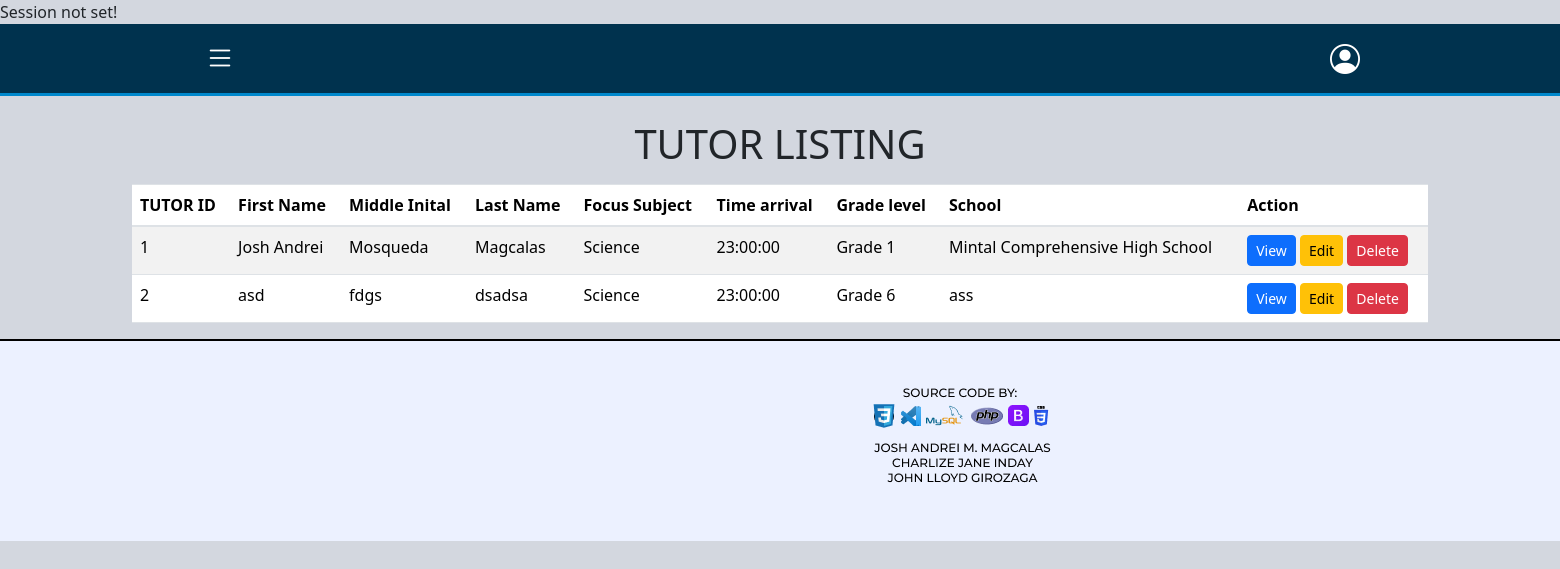
Page /website/tutorial-listing.php on the earlier database version.
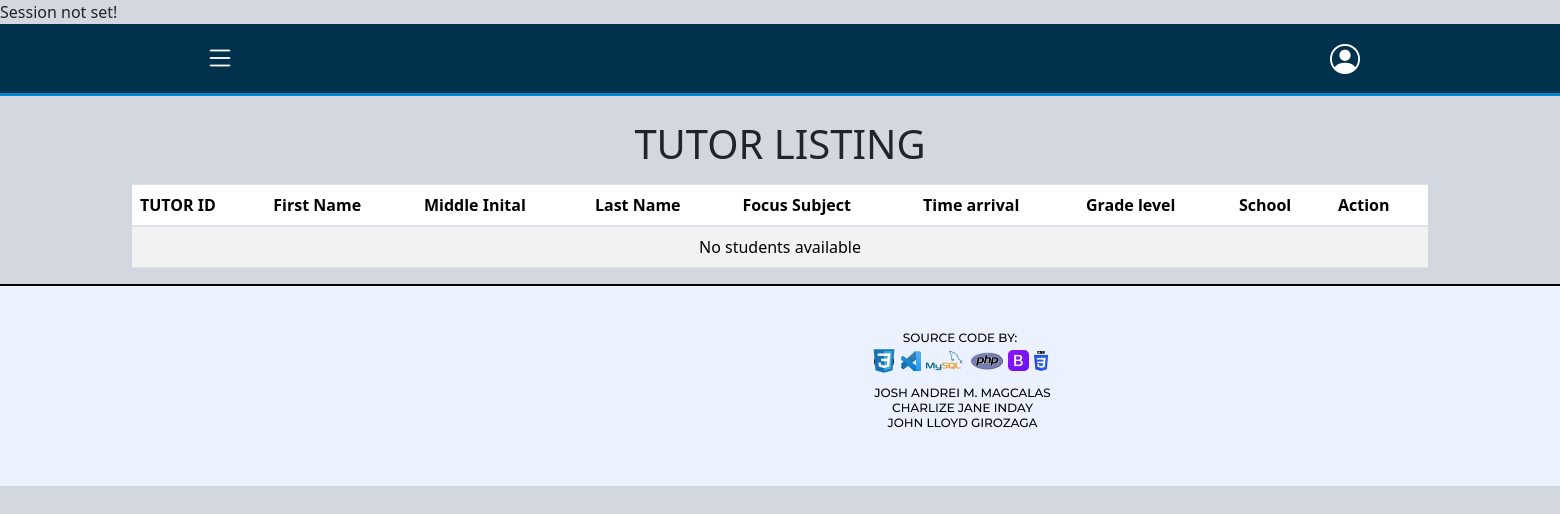
Same page on the later database version.
### tables this page shows
CREATE TABLE `tbl_tutor_info` (
  `tutorial_id` int(11) NOT NULL,
  `date_start` date NOT NULL,
  `school` text NOT NULL,
  `grade_level` enum('Grade 1','Grade 2','Grade 3','Grade 4','Grade 5','Grade 6') NOT NULL,
  `time_arrival` time NOT NULL,
  `focus_subject` varchar(12) NOT NULL,
  `last_name` varchar(50) NOT NULL,
  `first_name` varchar(80) NOT NULL,
  `middle_name` varchar(50) DEFAULT NULL,
  `birthdate` date NOT NULL,
  `sex` enum('Male','Female') NOT NULL,
  `street` text NOT NULL,
  `city` varchar(50) NOT NULL,
  `zip_code` int(4) NOT NULL,
  `emergency_fullname` varchar(100) NOT NULL,
  `emergency_relationship` enum('Father','Mother','Guardian','Others') NOT NULL,
  `emergency_address` text NOT NULL,
  `emergency_contact_no` int(11) NOT NULL,
  `created_by` int(11) NOT NULL,
  `date_created` timestamp NOT NULL DEFAULT current_timestamp(),
  `updated_by` int(11) NOT NULL,
  `date_updated` timestamp NOT NULL DEFAULT current_timestamp(),
  `isactive` tinyint(1) NOT NULL DEFAULT 1
);

### website/tutorial-listing.php (the view, shortened to what this page needs)
<?php
include "../database/dbconnect.php";
try {
    $kindergarten1_students = [];
    $kindergarten2_students = [];
    $queries = [
        "SELECT * FROM tbl_tutor_info WHERE isactive = 1;",
        "SELECT * FROM tbl_tutor_info;",
        "SELECT * FROM tbl_tutor_info"
    ];
    foreach ($queries as $index => $query) {
        if ($conn->multi_query($query)) {
            do {
                if ($result = $conn->store_result()) {
                    while ($row = $result->fetch_assoc()) {
                        if ($index == 0) {
                            $nursery_students[] = $row;
                        } elseif ($index == 1) {
                            $kindergarten1_students[] = $row;
                        } elseif ($index == 2) {
                            $kindergarten2_students[] = $row;
                        }
                    }
                }
            } while ($conn->next_result());
        } else {
            throw new Exception("Query Failed: " . $conn->error);
        }
    }
} catch (Exception $e) {
    echo "Error: " . $e->getMessage();
}
?>
<!DOCTYPE html>
<html lang="en">
<head>
    <link rel="stylesheet" href="/bootstrap/css/bootstrap.css">
    <link rel="stylesheet" href="/DataTables/datatables.min.css">
    <link href="https://cdn.jsdelivr.net/npm/bootstrap@4.6.2/dist/css/bootstrap.min.css" rel="stylesheet">
    <link href="https://cdn.jsdelivr.net/npm/bootstrap@5.3.2/dist/css/bootstrap.min.css" rel="stylesheet">
    <link href="https://cdn.jsdelivr.net/npm/bootstrap-icons/font/bootstrap-icons.css" rel="stylesheet">
    <link rel="stylesheet" href="https://cdnjs.cloudflare.com/ajax/libs/font-awesome/6.7.2/css/all.min.css">
    <link rel="stylesheet" href="../DataTables/datatables.css">
    <link rel="stylesheet" href="https://cdn.datatables.net/1.13.6/css/jquery.dataTables.min.css">
</head>
<body>
    <?php include"../Layouts/navbar.php"?>
    <div class="container mt-4">
        <h1 class="text-center">TUTOR LISTING</h1>
            <table id="nursery-list" class="table table-striped mt-3">
                <thead>
                    <tr>
                        <th>TUTOR ID</th>
                        <th>First Name</th>
                        <th>Middle Inital</th>
                        <th>Last Name</th>
                        <th>Focus Subject</th>
                        <th>Time arrival</th>
                        <th>Grade level</th>
                        <th>School</th>
                        <th>Action</th>
                    </tr>
                </thead>
                <tbody>
                <?php if (!empty($nursery_students)): ?>
                    <?php foreach ($nursery_students as $row): ?>
                        <tr>
                        <td><?= htmlspecialchars($row['tutorial_id']) ?></td>
                        <td><?= htmlspecialchars($row['first_name']) ?></td>
                        <td><?= htmlspecialchars($row['middle_name']) ?></td>
                        <td><?= htmlspecialchars($row['last_name']) ?></td>
                        <td><?= htmlspecialchars($row['focus_subject']) ?></td>
                        <td><?= htmlspecialchars($row['time_arrival']) ?></td>
                        <td><?= htmlspecialchars($row['grade_level']) ?></td>
                        <td><?= htmlspecialchars($row['school']) ?></td>
                            <td>
                            <button type="button" class="btn btn-primary btn-sm view-student-btn" data-id="<?= htmlspecialchars($row['tutorial_id']) ?>" data-toggle="modal" data-target="#student-view">
                                View
                            </button>
                            <a class="btn btn-warning btn-sm edit-btn" href="update-tutorial-form.php?student_id=<?= htmlspecialchars($row['tutorial_id']); ?>">
                                    Edit
                                </a>
                                <form action="../database/db_delete_tutorial.php" method="POST" onsubmit="return confirm('Are you sure you want to delete this student?');" class="d-inline">
                                    <button type="submit" class="btn btn-danger btn-sm" >Delete</button>
                                </form>
                            </td>
                        </tr>
                        <?php endforeach; ?>
                    <?php else: ?>
                        <tr>
                            <td colspan="9" class="text-center">No students available</td>
                        </tr>
                    <?php endif; ?>
                </tbody>
            </table>
    </div>
    <div class="footer">
        <img src="../images/FOOTER.png" alt="Footer" class="footer-img">
    </div>
</body>
</html>

Differences in the rows shown:
removed tbl_tutor_info: tutorial_id "1", first_name "Josh Andrei", middle_name "Mosqueda", last_name "Magcalas", focus_subject "Science", time_arrival "23:00:00", grade_level "Grade 1", school "Mintal Comprehensive High School"
removed tbl_tutor_info: tutorial_id "2", first_name "asd", middle_name "fdgs", last_name "dsadsa", focus_subject "Science", time_arrival "23:00:00", grade_level "Grade 6", school "ass"
Other differences:
text now shown: "No students available"
